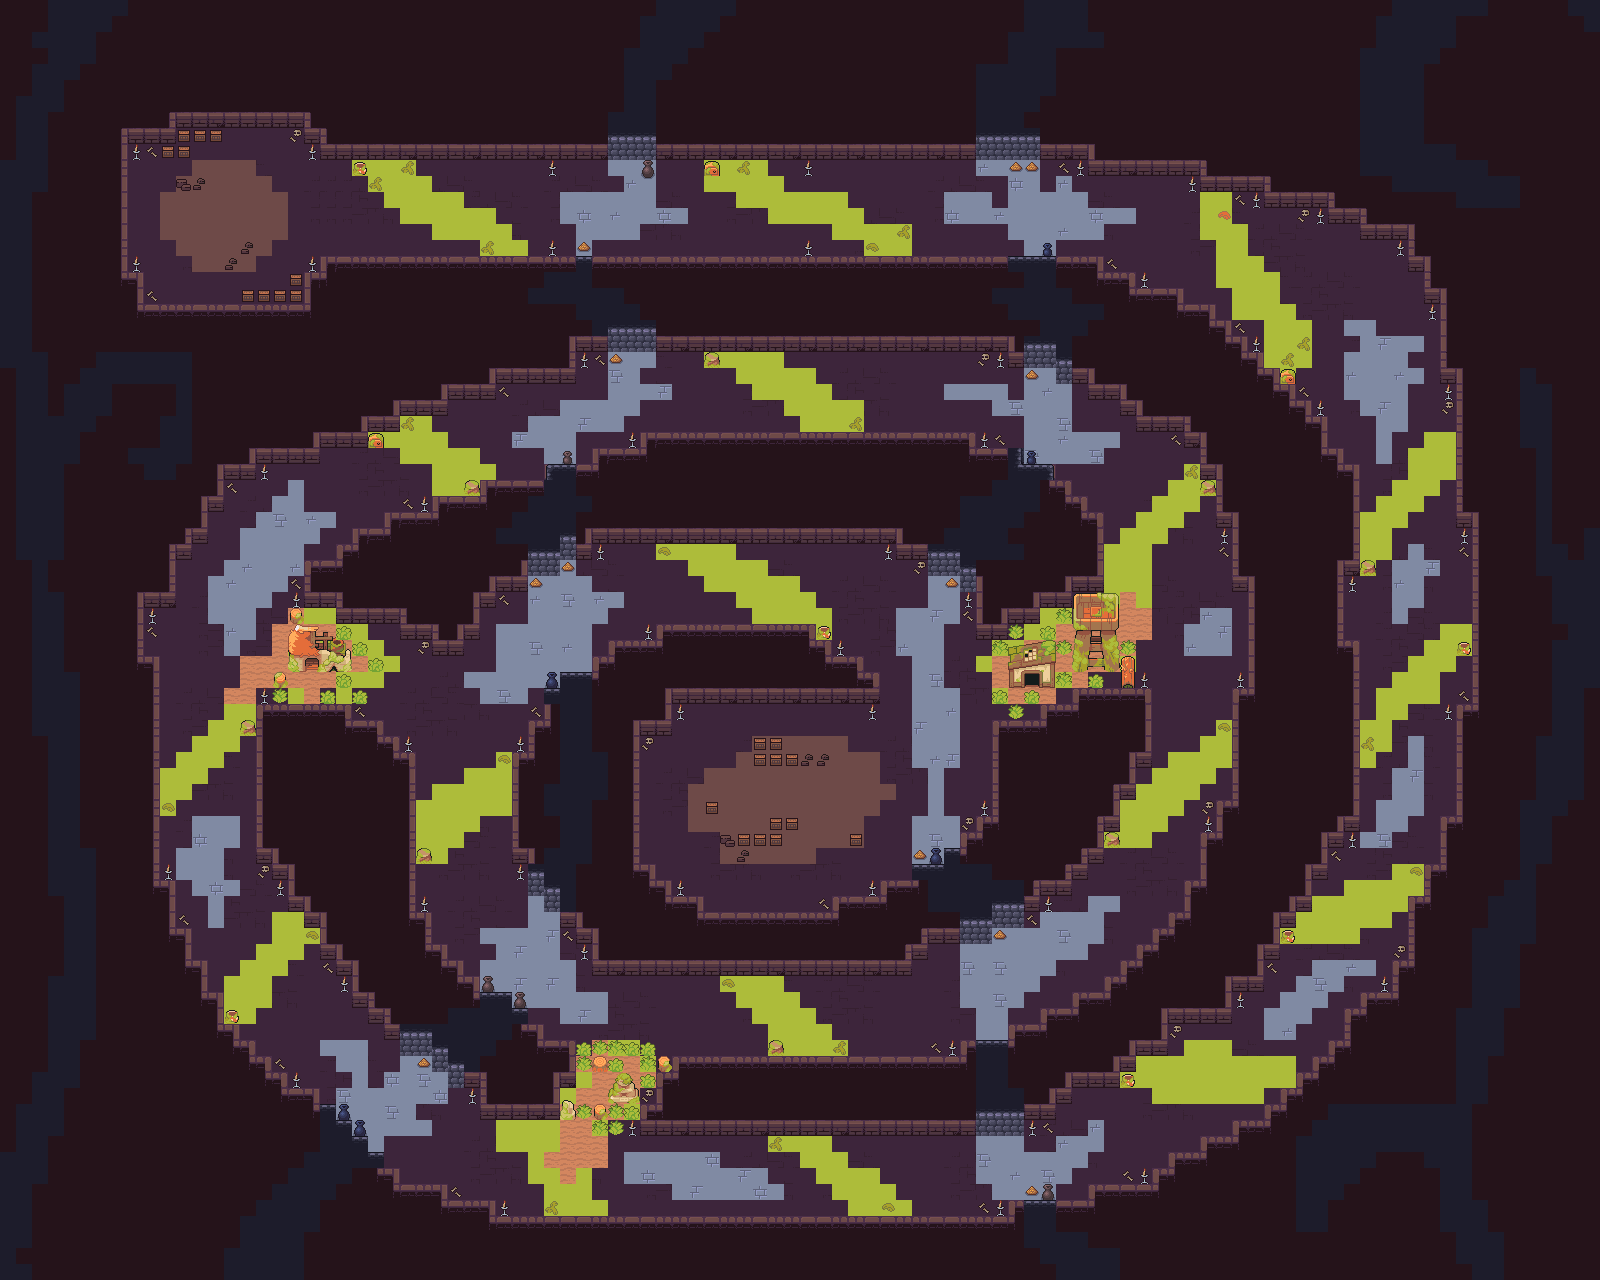

This is a level from a 2D game, rendered from its Tiled map with the project's own tilesets. A one-line summary and the map file follow, with tile-layer data summarised:
An orthogonal 100x80 tile map with 16x16 px tiles, 6 tile layers (red_dungeon, red_dungeon_props, grassy, grassy_props, ...), 6 tilesets and 314 objects.

<map version="1.10" tiledversion="1.12.1-8-g449813058" orientation="orthogonal" renderorder="right-down" width="100" height="80" tilewidth="16" tileheight="16" infinite="0" nextlayerid="18" nextobjectid="321">
 <tileset firstgid="1" source="red_dungeon.tsx" />
 <tileset firstgid="101" source="red_dungeon_props.tsx" />
 <tileset firstgid="201" source="grassy.tsx" />
 <tileset firstgid="773" source="grassy_props.tsx" />
 <tileset firstgid="1013" source="dungeon.tsx" />
 <tileset firstgid="1312" source="dungeon_props.tsx" />
 <layer id="7" name="red_dungeon" width="100" height="80" locked="1">
  <data>[8000 cells, 8000 non-empty, 38 distinct tile ids]</data>
 </layer>
 <layer id="11" name="red_dungeon_props" width="100" height="80" locked="1">
  <data>[8000 cells, 146 non-empty, 6 distinct tile ids]</data>
 </layer>
 <layer id="12" name="grassy" width="100" height="80" locked="1">
  <data>[8000 cells, 545 non-empty, 2 distinct tile ids]</data>
 </layer>
 <layer id="13" name="grassy_props" width="100" height="80" locked="1">
  <data>[8000 cells, 121 non-empty, 54 distinct tile ids]</data>
 </layer>
 <layer id="14" name="blue_dungeon" width="100" height="80" locked="1">
  <data>[8000 cells, 1287 non-empty, 13 distinct tile ids]</data>
 </layer>
 <layer id="15" name="blue dungeon props" width="100" height="80" locked="1">
  <data>[8000 cells, 24 non-empty, 6 distinct tile ids]</data>
 </layer>
 <objectgroup id="10" name="0_colliders" locked="1">
  <object id="1" x="112" y="128" width="16" height="160" />
  <object id="3" x="128" y="256" width="16" height="64" />
  <object id="4" x="160" y="112" width="16" height="32" />
  <object id="5" x="304" y="112" width="16" height="48" />
  <object id="6" x="320" y="256" width="16" height="32" />
  <object id="7" x="304" y="256" width="16" height="64" />
  <object id="8" x="320" y="128" width="16" height="32" />
  <object id="9" x="176" y="112" width="128" height="16" />
  <object id="10" x="144" y="304" width="160" height="16" />
  <object id="11" x="128" y="128" width="32" height="16" />
  <object id="12" x="336" y="256" width="768" height="16" />
  <object id="13" x="336" y="144" width="752" height="16" />
  <object id="14" x="1072" y="160" width="128" height="16" />
  <object id="15" x="1184" y="176" width="80" height="16" />
  <object id="16" x="1248" y="192" width="80" height="16" />
  <object id="17" x="1312" y="208" width="48" height="16" />
  <object id="18" x="1360" y="224" width="48" height="16" />
  <object id="19" x="1408" y="240" width="16" height="32" />
  <object id="20" x="1424" y="272" width="16" height="48" />
  <object id="21" x="1440" y="304" width="16" height="96" />
  <object id="22" x="1392" y="240" width="16" height="16" />
  <object id="23" x="1104" y="272" width="48" height="16" />
  <object id="24" x="1152" y="288" width="32" height="16" />
  <object id="25" x="1184" y="304" width="32" height="16" />
  <object id="26" x="1216" y="320" width="16" height="16" />
  <object id="27" x="1232" y="336" width="16" height="16" />
  <object id="28" x="1248" y="336" width="16" height="32" />
  <object id="29" x="1264" y="368" width="16" height="16" />
  <object id="30" x="1280" y="384" width="16" height="16" />
  <object id="31" x="1296" y="400" width="16" height="16" />
  <object id="32" x="1312" y="400" width="16" height="48" />
  <object id="33" x="1456" y="400" width="16" height="144" />
  <object id="34" x="1344" y="464" width="16" height="128" />
  <object id="35" x="1328" y="448" width="16" height="16" />
  <object id="36" x="1136" y="416" width="48" height="16" />
  <object id="37" x="1088" y="384" width="32" height="16" />
  <object id="38" x="1120" y="400" width="16" height="16" />
  <object id="39" x="1184" y="432" width="16" height="16" />
  <object id="40" x="1200" y="448" width="16" height="32" />
  <object id="41" x="1056" y="368" width="32" height="16" />
  <object id="42" x="1216" y="480" width="16" height="64" />
  <object id="43" x="1232" y="544" width="16" height="48" />
  <object id="44" x="1248" y="592" width="16" height="96" />
  <object id="45" x="1232" y="672" width="16" height="128" />
  <object id="46" x="1328" y="592" width="16" height="48" />
  <object id="47" x="1344" y="640" width="16" height="208" />
  <object id="48" x="1472" y="544" width="16" height="160" />
  <object id="49" x="1456" y="704" width="16" height="112" />
  <object id="51" x="1440" y="816" width="16" height="48" />
  <object id="52" x="1440" y="704" width="16" height="16" />
  <object id="53" x="1424" y="864" width="16" height="48" />
  <object id="54" x="1408" y="896" width="16" height="64" />
  <object id="55" x="1392" y="960" width="16" height="48" />
  <object id="56" x="1376" y="976" width="16" height="32" />
  <object id="57" x="1328" y="816" width="16" height="32" />
  <object id="58" x="1312" y="848" width="16" height="32" />
  <object id="59" x="1296" y="880" width="16" height="32" />
  <object id="60" x="1280" y="912" width="16" height="16" />
  <object id="61" x="1264" y="928" width="16" height="32" />
  <object id="62" x="1248" y="960" width="16" height="32" />
  <object id="63" x="1232" y="976" width="16" height="32" />
  <object id="64" x="1360" y="992" width="16" height="16" />
  <object id="65" x="1344" y="1008" width="16" height="32" />
  <object id="66" x="1216" y="800" width="16" height="32" />
  <object id="67" x="1200" y="816" width="16" height="64" />
  <object id="68" x="1184" y="880" width="16" height="32" />
  <object id="69" x="1136" y="672" width="16" height="96" />
  <object id="70" x="1120" y="768" width="16" height="32" />
  <object id="71" x="1104" y="800" width="16" height="32" />
  <object id="72" x="1088" y="832" width="16" height="32" />
  <object id="73" x="1072" y="864" width="16" height="16" />
  <object id="74" x="1040" y="880" width="32" height="16" />
  <object id="75" x="1072" y="688" width="64" height="16" />
  <object id="76" x="1024" y="704" width="48" height="16" />
  <object id="77" x="1168" y="912" width="16" height="16" />
  <object id="78" x="1152" y="928" width="16" height="16" />
  <object id="79" x="1136" y="944" width="16" height="16" />
  <object id="80" x="1120" y="960" width="16" height="16" />
  <object id="81" x="1104" y="976" width="16" height="16" />
  <object id="82" x="1072" y="992" width="32" height="16" />
  <object id="83" x="1040" y="1008" width="32" height="16" />
  <object id="84" x="1168" y="1008" width="64" height="16" />
  <object id="85" x="1328" y="1040" width="16" height="16" />
  <object id="86" x="1312" y="1056" width="16" height="16" />
  <object id="87" x="1296" y="1072" width="16" height="16" />
  <object id="88" x="1280" y="1088" width="16" height="16" />
  <object id="89" x="1264" y="1104" width="16" height="16" />
  <object id="90" x="1232" y="1120" width="32" height="16" />
  <object id="91" x="1200" y="1136" width="32" height="16" />
  <object id="92" x="1168" y="1152" width="32" height="16" />
  <object id="93" x="1136" y="1168" width="32" height="16" />
  <object id="94" x="1088" y="1184" width="48" height="16" />
  <object id="95" x="992" y="1200" width="96" height="16" />
  <object id="96" x="1152" y="1024" width="16" height="32" />
  <object id="97" x="1136" y="1040" width="16" height="16" />
  <object id="98" x="1120" y="1056" width="16" height="16" />
  <object id="99" x="1072" y="1072" width="48" height="16" />
  <object id="100" x="1056" y="1088" width="16" height="16" />
  </objectgroup>
 <objectgroup id="16" name="1_colliders" locked="1">
  <!-- 54 objects omitted --></objectgroup>
 <objectgroup id="17" name="2_colliders" locked="1">
  <!-- 19 objects omitted --></objectgroup>
</map>
<!-- 216 of 314 objects omitted -->
